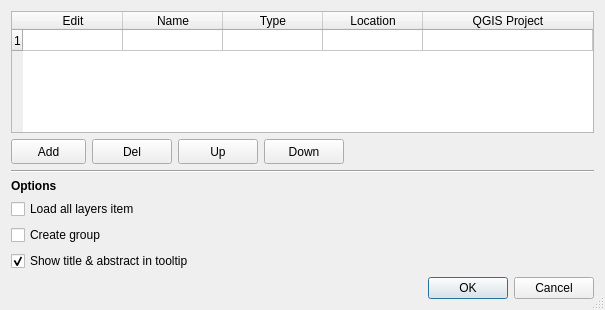
<?xml version="1.0" encoding="UTF-8"?>
<ui version="4.0">
 <class>ConfDialog</class>
 <widget class="QDialog" name="ConfDialog">
  <property name="windowModality">
   <enum>Qt::WindowModal</enum>
  </property>
  <property name="geometry">
   <rect>
    <x>0</x>
    <y>0</y>
    <width>605</width>
    <height>310</height>
   </rect>
  </property>
  <property name="sizePolicy">
   <sizepolicy hsizetype="Preferred" vsizetype="Preferred">
    <horstretch>0</horstretch>
    <verstretch>0</verstretch>
   </sizepolicy>
  </property>
  <property name="minimumSize">
   <size>
    <width>550</width>
    <height>310</height>
   </size>
  </property>
  <property name="windowTitle">
   <string>Projects</string>
  </property>
  <property name="windowIcon">
   <iconset>
    <normaloff>../resources/menu_from_project.png</normaloff>../resources/menu_from_project.png</iconset>
  </property>
  <property name="windowOpacity">
   <double>0.980000000000000</double>
  </property>
  <property name="locale">
   <locale language="English" country="UnitedStates"/>
  </property>
  <property name="sizeGripEnabled">
   <bool>true</bool>
  </property>
  <property name="modal">
   <bool>true</bool>
  </property>
  <layout class="QVBoxLayout" name="verticalLayout_2">
   <item>
    <layout class="QVBoxLayout" name="verticalLayout">
     <property name="sizeConstraint">
      <enum>QLayout::SetDefaultConstraint</enum>
     </property>
     <item>
      <widget class="QTableWidget" name="tableWidget">
       <property name="sizePolicy">
        <sizepolicy hsizetype="Expanding" vsizetype="Expanding">
         <horstretch>0</horstretch>
         <verstretch>0</verstretch>
        </sizepolicy>
       </property>
       <property name="minimumSize">
        <size>
         <width>0</width>
         <height>100</height>
        </size>
       </property>
       <property name="autoFillBackground">
        <bool>true</bool>
       </property>
       <property name="sizeAdjustPolicy">
        <enum>QAbstractScrollArea::AdjustToContents</enum>
       </property>
       <property name="dragEnabled">
        <bool>false</bool>
       </property>
       <property name="dragDropMode">
        <enum>QAbstractItemView::NoDragDrop</enum>
       </property>
       <property name="defaultDropAction">
        <enum>Qt::IgnoreAction</enum>
       </property>
       <property name="alternatingRowColors">
        <bool>true</bool>
       </property>
       <property name="selectionMode">
        <enum>QAbstractItemView::SingleSelection</enum>
       </property>
       <property name="selectionBehavior">
        <enum>QAbstractItemView::SelectRows</enum>
       </property>
       <property name="textElideMode">
        <enum>Qt::ElideNone</enum>
       </property>
       <property name="sortingEnabled">
        <bool>false</bool>
       </property>
       <property name="rowCount">
        <number>1</number>
       </property>
       <property name="columnCount">
        <number>5</number>
       </property>
       <attribute name="horizontalHeaderVisible">
        <bool>true</bool>
       </attribute>
       <attribute name="horizontalHeaderCascadingSectionResizes">
        <bool>false</bool>
       </attribute>
       <attribute name="horizontalHeaderHighlightSections">
        <bool>true</bool>
       </attribute>
       <attribute name="horizontalHeaderStretchLastSection">
        <bool>true</bool>
       </attribute>
       <attribute name="verticalHeaderVisible">
        <bool>true</bool>
       </attribute>
       <attribute name="verticalHeaderDefaultSectionSize">
        <number>21</number>
       </attribute>
       <attribute name="verticalHeaderStretchLastSection">
        <bool>false</bool>
       </attribute>
       <row/>
       <column>
        <property name="text">
         <string>Edit</string>
        </property>
       </column>
       <column>
        <property name="text">
         <string>Name</string>
        </property>
       </column>
       <column>
        <property name="text">
         <string>Type</string>
        </property>
       </column>
       <column>
        <property name="text">
         <string>Location</string>
        </property>
       </column>
       <column>
        <property name="text">
         <string>QGIS Project</string>
        </property>
       </column>
      </widget>
     </item>
    </layout>
   </item>
   <item>
    <layout class="QHBoxLayout" name="horizontalLayout" stretch="0,0,0,0,0">
     <property name="spacing">
      <number>6</number>
     </property>
     <property name="sizeConstraint">
      <enum>QLayout::SetDefaultConstraint</enum>
     </property>
     <property name="leftMargin">
      <number>0</number>
     </property>
     <item>
      <widget class="QToolButton" name="btnAdd">
       <property name="minimumSize">
        <size>
         <width>75</width>
         <height>25</height>
        </size>
       </property>
       <property name="focusPolicy">
        <enum>Qt::WheelFocus</enum>
       </property>
       <property name="toolTip">
        <string>Add new project</string>
       </property>
       <property name="text">
        <string>Add</string>
       </property>
       <property name="popupMode">
        <enum>QToolButton::InstantPopup</enum>
       </property>
       <property name="arrowType">
        <enum>Qt::NoArrow</enum>
       </property>
      </widget>
     </item>
     <item>
      <widget class="QPushButton" name="btnDelete">
       <property name="minimumSize">
        <size>
         <width>40</width>
         <height>25</height>
        </size>
       </property>
       <property name="toolTip">
        <string>Delete selected</string>
       </property>
       <property name="text">
        <string>Del</string>
       </property>
      </widget>
     </item>
     <item>
      <widget class="QPushButton" name="btnUp">
       <property name="minimumSize">
        <size>
         <width>50</width>
         <height>25</height>
        </size>
       </property>
       <property name="maximumSize">
        <size>
         <width>16777215</width>
         <height>25</height>
        </size>
       </property>
       <property name="toolTip">
        <string>Move up selected project</string>
       </property>
       <property name="text">
        <string>Up</string>
       </property>
      </widget>
     </item>
     <item>
      <widget class="QPushButton" name="btnDown">
       <property name="minimumSize">
        <size>
         <width>50</width>
         <height>25</height>
        </size>
       </property>
       <property name="maximumSize">
        <size>
         <width>16777215</width>
         <height>25</height>
        </size>
       </property>
       <property name="toolTip">
        <string>Move down selected project</string>
       </property>
       <property name="text">
        <string>Down</string>
       </property>
      </widget>
     </item>
     <item>
      <spacer name="horizontalSpacer">
       <property name="orientation">
        <enum>Qt::Horizontal</enum>
       </property>
       <property name="sizeHint" stdset="0">
        <size>
         <width>40</width>
         <height>20</height>
        </size>
       </property>
      </spacer>
     </item>
    </layout>
   </item>
   <item>
    <widget class="Line" name="line">
     <property name="orientation">
      <enum>Qt::Horizontal</enum>
     </property>
    </widget>
   </item>
   <item>
    <layout class="QFormLayout" name="formLayout">
     <item row="0" column="0">
      <widget class="QLabel" name="lblSettings">
       <property name="font">
        <font>
         <weight>75</weight>
         <bold>true</bold>
        </font>
       </property>
       <property name="cursor">
        <cursorShape>IBeamCursor</cursorShape>
       </property>
       <property name="text">
        <string>Options</string>
       </property>
      </widget>
     </item>
     <item row="1" column="0">
      <widget class="QCheckBox" name="cbxLoadAll">
       <property name="text">
        <string>Load all layers item</string>
       </property>
       <property name="tristate">
        <bool>false</bool>
       </property>
      </widget>
     </item>
     <item row="1" column="1">
      <spacer name="horizontalSpacer_3">
       <property name="orientation">
        <enum>Qt::Horizontal</enum>
       </property>
       <property name="sizeType">
        <enum>QSizePolicy::Maximum</enum>
       </property>
       <property name="sizeHint" stdset="0">
        <size>
         <width>40</width>
         <height>20</height>
        </size>
       </property>
      </spacer>
     </item>
     <item row="2" column="0">
      <widget class="QCheckBox" name="cbxCreateGroup">
       <property name="text">
        <string>Create group</string>
       </property>
       <property name="checked">
        <bool>false</bool>
       </property>
       <property name="tristate">
        <bool>false</bool>
       </property>
      </widget>
     </item>
     <item row="2" column="1">
      <spacer name="horizontalSpacer_2">
       <property name="orientation">
        <enum>Qt::Horizontal</enum>
       </property>
       <property name="sizeHint" stdset="0">
        <size>
         <width>40</width>
         <height>20</height>
        </size>
       </property>
      </spacer>
     </item>
     <item row="3" column="0">
      <widget class="QCheckBox" name="cbxShowTooltip">
       <property name="text">
        <string>Show title &amp;&amp; abstract in tooltip</string>
       </property>
       <property name="checked">
        <bool>true</bool>
       </property>
       <property name="tristate">
        <bool>false</bool>
       </property>
      </widget>
     </item>
     <item row="3" column="1">
      <spacer name="horizontalSpacer_4">
       <property name="orientation">
        <enum>Qt::Horizontal</enum>
       </property>
       <property name="sizeType">
        <enum>QSizePolicy::Maximum</enum>
       </property>
       <property name="sizeHint" stdset="0">
        <size>
         <width>40</width>
         <height>20</height>
        </size>
       </property>
      </spacer>
     </item>
    </layout>
   </item>
   <item>
    <widget class="QDialogButtonBox" name="buttonBox">
     <property name="orientation">
      <enum>Qt::Horizontal</enum>
     </property>
     <property name="standardButtons">
      <set>QDialogButtonBox::Cancel|QDialogButtonBox::Ok</set>
     </property>
    </widget>
   </item>
  </layout>
 </widget>
 <tabstops>
  <tabstop>btnAdd</tabstop>
  <tabstop>btnDelete</tabstop>
  <tabstop>btnUp</tabstop>
  <tabstop>btnDown</tabstop>
  <tabstop>cbxLoadAll</tabstop>
 </tabstops>
 <resources/>
 <connections>
  <connection>
   <sender>buttonBox</sender>
   <signal>accepted()</signal>
   <receiver>ConfDialog</receiver>
   <slot>accept()</slot>
   <hints>
    <hint type="sourcelabel">
     <x>236</x>
     <y>214</y>
    </hint>
    <hint type="destinationlabel">
     <x>157</x>
     <y>149</y>
    </hint>
   </hints>
  </connection>
  <connection>
   <sender>buttonBox</sender>
   <signal>rejected()</signal>
   <receiver>ConfDialog</receiver>
   <slot>reject()</slot>
   <hints>
    <hint type="sourcelabel">
     <x>304</x>
     <y>214</y>
    </hint>
    <hint type="destinationlabel">
     <x>286</x>
     <y>149</y>
    </hint>
   </hints>
  </connection>
 </connections>
</ui>
